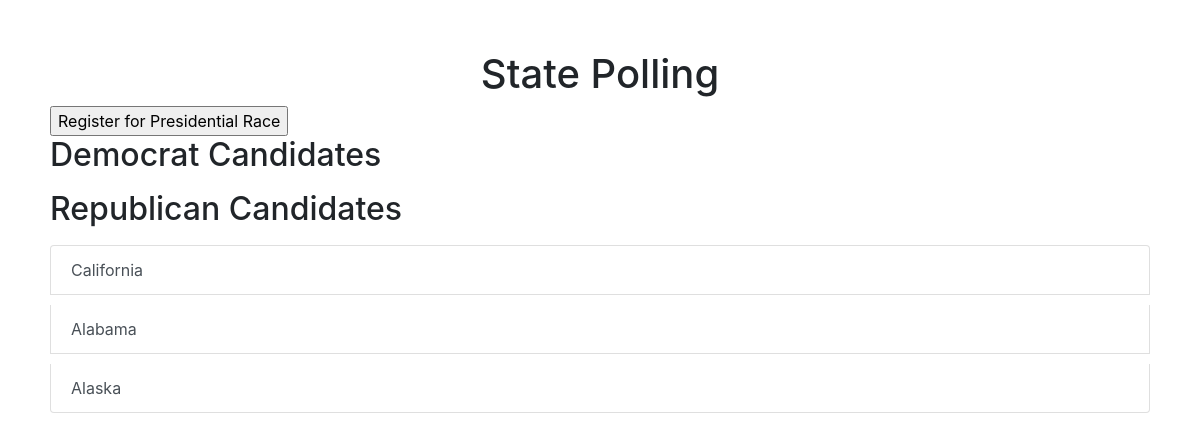
Before: /polling with the older database file.
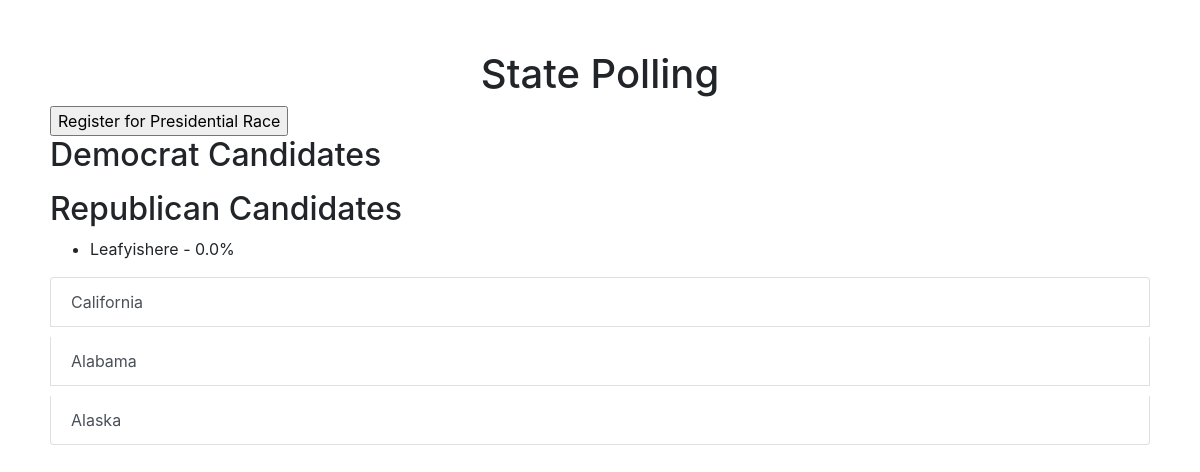
After: the same page with the newer database file.
### app.py (models this page shows, shortened)
class Politician(db.Model):
    id = db.Column(db.Integer, primary_key=True)
    name = db.Column(db.String(100))
    gender = db.Column(db.String(10))
    party = db.Column(db.String(100))
    bio = db.Column(db.Text)
    avatar = db.Column(db.String(100))
    state_id = db.Column(db.Integer, db.ForeignKey('state.id'))
    money = db.Column(db.Integer, default=1000000)
    hourly_money_generation = db.Column(db.Integer, default=10000)
    fundraiser_cost = db.Column(db.Integer, default=5)  # New field
    total_poll_percent = db.Column(db.Float, nullable=False, default=100.0)
    rallies_run = db.Column(db.Integer, default=0)
    ads_run = db.Column(db.Integer, default=0)
    state = db.relationship('State', backref=db.backref('politicians', lazy=True), foreign_keys=[state_id])

class PresidentialPrimary(db.Model):
    id = db.Column(db.Integer, primary_key=True)
    year = db.Column(db.Integer, nullable=False)
    politician_id = db.Column(db.Integer, db.ForeignKey('politician.id'))
    poll_percent = db.Column(db.Float, default=0.0)
    rallies_run = db.Column(db.Integer, default=0)
    ads_run = db.Column(db.Integer, default=0)
    position = db.Column(db.String(100))
    politician = db.relationship('Politician', backref='presidential_primaries')

### app.py (the view)
@app.route('/polling', methods=['GET'])
def polling():
    states = State.query.all()
    primaries = PresidentialPrimary.query.all()
    politician_id = session.get('politician_id', None)
    import datetime
    start_date = datetime.datetime(1960, 1, 1)
    current_date = datetime.datetime.now()
    difference = (current_date - start_date).total_seconds() / 60
    current_year = 1960 + int(difference / 2)
    if politician_id:
        registered_primary = PresidentialPrimary.query.filter_by(politician_id=politician_id, year=current_year).first()
    else:
        registered_primary = None
    democrat_candidates = [(primary.politician.name, primary.poll_percent) for primary in primaries if primary.politician.party == 'Democrat']
    republican_candidates = [(primary.politician.name, primary.poll_percent) for primary in primaries if primary.politician.party == 'Republican']
    state_data = {}
    for state in states:
        state_data[state.name] = {
            'name': state.name,
            'economic_stance': state.economic_stance,
            'social_stance': state.social_stance,
            'polling': {primary.politician.name: primary.poll_percent for primary in primaries}
        }
    print(state_data)
    return render_template('polling.html', states=states, state_data=state_data, democrat_candidates=democrat_candidates, republican_candidates=republican_candidates, registered=registered_primary is not None)

### templates/polling.html (shortened to what this page needs)
<!DOCTYPE html>
<html lang="en">
<head>
    <link rel="stylesheet" href="https://stackpath.bootstrapcdn.com/bootstrap/4.5.2/css/bootstrap.min.css">
</head>
<body>
    <h1>State Polling</h1>
    {% if registered %}
        <form action="{{ url_for('withdraw_presidential_candidate') }}" method="post">
            <input type="submit" value="Withdraw from Presidential Race">
        </form>
    {% else %}
        <form action="{{ url_for('register_presidential_candidate') }}" method="post">
            <input type="submit" value="Register for Presidential Race">
        </form>
    {% endif %}
    <h2>Democrat Candidates</h2>
    <h2>Republican Candidates</h2>
    <ul>
        {% for name, percent in republican_candidates %}
            <li>{{ name }} - {{ percent }}%</li>
        {% endfor %}
    </ul>
    <div class="list-group">
        {% for state in states %}
            <a href="{{ url_for('electionstate', state_id=state.id) }}" class="list-group-item list-group-item-action state-link">{{ state.name }}</a>
        {% endfor %}
    </div>
</body>
</html>

Changed rows visible on the page:
now on this page (row edited): Politician: republican_candidates "Leafyishere"
added PresidentialPrimary: republican_candidates "0.0"
